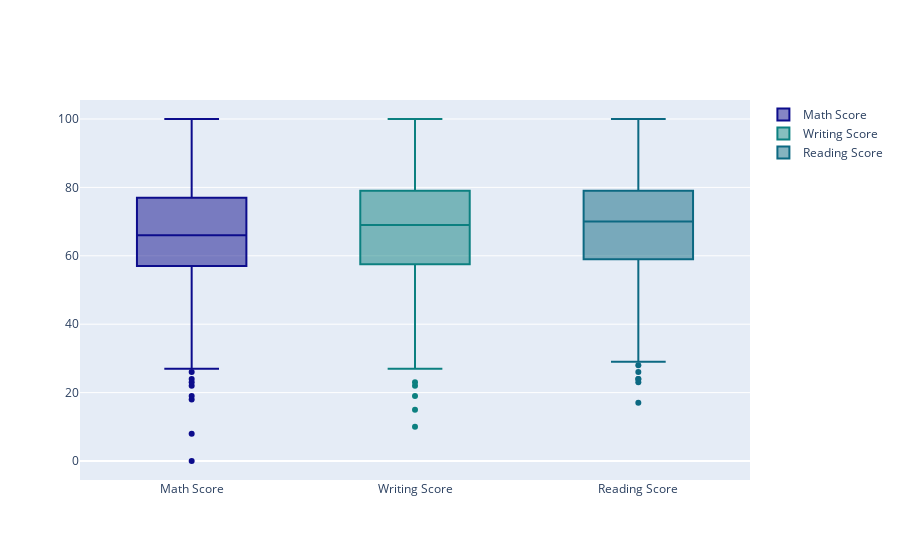

The cell this chart's notebook holds for it:
### Code cell
trace0=go.Box(
    y=data['math score'],
    name='Math Score',
    marker=dict(color='rgb(12,12,140)',
)
)
trace1=go.Box(
    y=data['writing score'],
    name='Writing Score',
    marker = dict(
        color = 'rgb(12, 128, 128)',
    )
)
trace2=go.Box(
    y=data['reading score'],
    name='Reading Score',
    marker = dict(
        color = 'rgb(12, 105, 130)',
    )
)

data2=[trace0,trace1,trace2]
iplot(data2)

### Figure 1 — Plotly figure (JSON) as saved in the notebook; plotly's stock layout.template omitted (floating-point values rounded to 4 significant figures; data arrays with more than 128 entries replaced by an {"elided": "..."} marker saying what was removed)
{"data": [{"marker": {"color": "rgb(12,12,140)"}, "name": "Math Score", "type": "box", "y": {"elided": "1000 int values"}}, {"marker": {"color": "rgb(12, 128, 128)"}, "name": "Writing Score", "type": "box", "y": {"elided": "1000 int values"}}, {"marker": {"color": "rgb(12, 105, 130)"}, "name": "Reading Score", "type": "box", "y": {"elided": "1000 int values"}}], "layout": {}}
